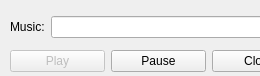
<?xml version="1.0" encoding="UTF-8"?>
<ui version="4.0">
 <class>MusicDialog</class>
 <widget class="QDialog" name="MusicDialog">
  <property name="geometry">
   <rect>
    <x>0</x>
    <y>0</y>
    <width>260</width>
    <height>76</height>
   </rect>
  </property>
  <property name="windowTitle">
   <string>Dialog</string>
  </property>
  <widget class="QWidget" name="layoutWidget">
   <property name="geometry">
    <rect>
     <x>10</x>
     <y>10</y>
     <width>297</width>
     <height>62</height>
    </rect>
   </property>
   <layout class="QVBoxLayout" name="verticalLayout">
    <item>
     <layout class="QHBoxLayout" name="horizontalLayout">
      <item>
       <widget class="QLabel" name="label">
        <property name="text">
         <string>Music:</string>
        </property>
       </widget>
      </item>
      <item>
       <widget class="QLineEdit" name="lineEdit"/>
      </item>
      <item>
       <widget class="QLabel" name="label_2">
        <property name="text">
         <string>.mp3</string>
        </property>
       </widget>
      </item>
     </layout>
    </item>
    <item>
     <layout class="QHBoxLayout" name="horizontalLayout_2">
      <item>
       <widget class="QPushButton" name="playButton">
        <property name="enabled">
         <bool>false</bool>
        </property>
        <property name="text">
         <string>Play</string>
        </property>
        <property name="default">
         <bool>true</bool>
        </property>
       </widget>
      </item>
      <item>
       <widget class="QPushButton" name="pauseButton">
        <property name="text">
         <string>Pause</string>
        </property>
       </widget>
      </item>
      <item>
       <widget class="QPushButton" name="closeButton">
        <property name="text">
         <string>Close</string>
        </property>
       </widget>
      </item>
     </layout>
    </item>
   </layout>
  </widget>
 </widget>
 <resources/>
 <connections/>
</ui>
